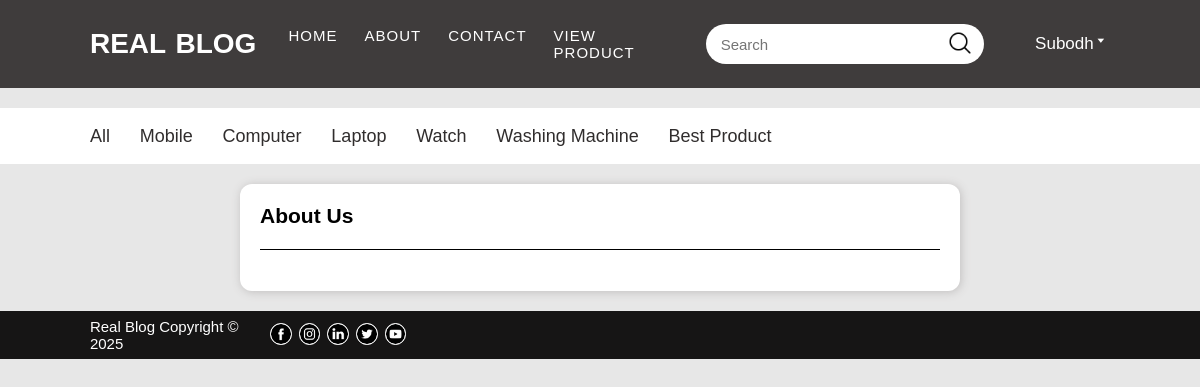
The page /about/ (signed in) on the database its author committed.
### blog_app/models.py (models this page shows, shortened)
class Category(models.Model):
    title  = models.CharField(max_length=100)

### blog_app/views.py (the view)
# urls.py: path('about/', views.AboutView.as_view(), name='about'),
class AboutView(View):
    def get(self, request):
        return render(request, 'blog_app/about.html', {'ctgry':print_category()})

### blog_app/views.py (called while the page is built)
def print_category():
    return Category.objects.all()

### blog_app/templates/blog_app/about.html (shortened to what this page needs)
{% extends 'blog_app/base.html' %}
{% block main %}
    <div class="about">
        <h2>About Us</h2>
    </div>
{% endblock %}

### blog_app/templates/blog_app/nav.html (shortened to what this page needs)
{% load static %}
<nav class="navbar bgBlack">
    <div class="container navinner">
        <div class="logo">
            <a href="{% url 'home' %}">REAL BLOG</a>
        </div>
        <ul class="navitems navitems3" id="navitems">
            <li><a href="{% url 'home' %}">home</a></li>
            <li><a href="{% url 'about' %}">about</a></li>
            <li><a href="{% url 'contact' %}">contact</a></li>
            <li><a href="{% url 'subcategory' 'Best Product' %}">View product</a></li>
        </ul>
        <form action="{% url 'search' %}" class="search search3" id="search" method="GET">
            <input type="text" name='search' placeholder="Search">
            <button type="submit"><img src="{% static 'blog_app/img/search.png' %}" alt="search" height="50px"></button>
        </form>
        <div class="register">
            {% if user.is_authenticated %}
            <a href="{% url 'user_profile' %}">{{request.user|capfirst}}</a><span class="downarrow">&#129171;</span>
            {% else %}
                <a id="regi" class="regi" href="{% url 'login' %}">Login</a>
                <span>/</span>
                <a class="regi" href="{% url 'signup' %}"> Signup</a>
            {% endif %}
        </div>
    </div>
</nav>

### blog_app/templates/blog_app/subnav.html
<nav class="subnavbar subnavbar3" id="subnavbar">
    <div class="container subnavbar-inner">
        <a href="{% url 'subcategory' 'All' %}">All</a>
        {% for cat in ctgry %}
        <a href="{% url 'subcategory' cat.title %}">{{cat.title|capfirst}}</a>
        {% endfor %}
    </div>
</nav>

### blog_app/static/blog_app/css/style.css (style rules this page uses)
* { margin: 0; padding: 0; box-sizing: border-box; }
html { font-size: 62.5%; font-family: sans-serif; background-color: rgb(231, 231, 231); }
a { text-decoration: none; }
li { list-style: none; }
.container { width: 85vw; margin: auto; }
.bgBlack { background-color: rgb(63, 60, 60); }
.navbar { width: 99.99%; height: 11vh; }
.navinner { display: flex; align-items: center; height: 11vh; }
.logo { width: 17%; }
.logo a { color: #fff; font-size: 2.8rem; font-weight: 700; word-spacing: .2rem; }
.navitems { width: 45%; display: flex; justify-content: center; padding-left: 3rem; }
.navitems li a { font-size: 1.5rem; color: #fff; text-transform: uppercase; font-weight: 300; margin-right: 1.8em; word-spacing: .3rem; letter-spacing: .1rem; }
.search { width: 28%; height: 5vh; display: flex; justify-content: flex-end; align-items: center; background-color: #fff; border-radius: 6rem; padding: 0 0.4em 0 1.2em }
.search input { width: 100%; height: 5vh; border-bottom-left-radius: 6rem; border-top-left-radius: 6rem; border: 0; outline: none; padding: .3rem; background-color: transparent; font-size: 1.5rem; }
.search img { border: none; height: 3vh; }
.search button { border-radius: 4rem; height: 6vh; width: 4vw; border: none; background-color: transparent; cursor: pointer; }
.register { width: 10%; margin: 0 0.2em 0 2.5em; display: flex; align-items: center; justify-content: flex-end; }
.register span { color: #fff; font-size: 1.5rem; margin: 0 0.2em 0 0.2em; }
.register a { color: #fff; font-size: 1.7rem; }
.downarrow { display: inline-block; padding-top: .8rem; cursor: pointer; }
.subnavbar { width: 99.99%; height: 7vh; background-color: #fff; margin-top: 2em; line-height: 7vh; }
.subnavbar a { font-size: 1.8rem; font-weight: 400; margin-right: 1.5em; color: rgb(48, 45, 45); }
.about { background-color: #fff; padding: 2em; margin: 2em auto; border-radius: 1.2rem; width: 60%; box-shadow: .1rem .1rem 1rem rgb(192, 190, 190); }
.about h2 { font-size: 2.1em; border-bottom: .1rem solid black; padding-bottom: 1em; margin-bottom: 1em; }

### rows shown on the page
Category: title "Mobile"
Category: title "Computer"
Category: title "Laptop"
Category: title "Watch"
Category: title "Washing Machine"
Category: title "Best Product"

### other values the page prints
{{ request.user|capfirst }} "Subodh"
